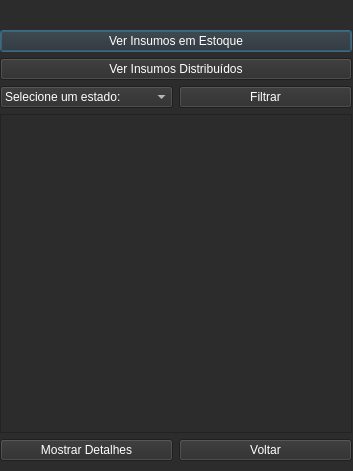
<?xml version="1.0" encoding="UTF-8"?>
<ui version="4.0">
 <class>JanelaConsulta</class>
 <widget class="QDialog" name="JanelaConsulta">
  <property name="geometry">
   <rect>
    <x>0</x>
    <y>0</y>
    <width>353</width>
    <height>471</height>
   </rect>
  </property>
  <property name="windowTitle">
   <string>Consulta de Insumos</string>
  </property>
  <property name="windowIcon">
   <iconset resource="Arquivo_de_Recursos.qrc">
    <normaloff>:/icones/icones/brasil.png</normaloff>:/icones/icones/brasil.png</iconset>
  </property>
  <property name="styleSheet">
   <string notr="true">background-color: rgb(44, 44, 44);
color: rgb(255, 255, 255);</string>
  </property>
  <widget class="QWidget" name="verticalLayoutWidget">
   <property name="geometry">
    <rect>
     <x>0</x>
     <y>10</y>
     <width>352</width>
     <height>451</height>
    </rect>
   </property>
   <layout class="QVBoxLayout" name="verticalLayout">
    <item>
     <widget class="QLabel" name="label_9">
      <property name="maximumSize">
       <size>
        <width>350</width>
        <height>75</height>
       </size>
      </property>
      <property name="text">
       <string/>
      </property>
      <property name="pixmap">
       <pixmap resource="Arquivo_de_Recursos.qrc">:/icones/icones/ms.png</pixmap>
      </property>
      <property name="scaledContents">
       <bool>true</bool>
      </property>
     </widget>
    </item>
    <item>
     <widget class="QPushButton" name="btnVerEstoque">
      <property name="text">
       <string>Ver Insumos em Estoque</string>
      </property>
     </widget>
    </item>
    <item>
     <widget class="QPushButton" name="btnVerDistribuidos">
      <property name="text">
       <string>Ver Insumos Distribuídos</string>
      </property>
     </widget>
    </item>
    <item>
     <layout class="QHBoxLayout" name="horizontalLayout">
      <item>
       <widget class="QComboBox" name="comboBox">
        <item>
         <property name="text">
          <string>Selecione um estado:</string>
         </property>
        </item>
        <item>
         <property name="text">
          <string>Acre</string>
         </property>
        </item>
        <item>
         <property name="text">
          <string>Alagoas</string>
         </property>
        </item>
        <item>
         <property name="text">
          <string>Amapá</string>
         </property>
        </item>
        <item>
         <property name="text">
          <string>Amazonas</string>
         </property>
        </item>
        <item>
         <property name="text">
          <string>Bahia</string>
         </property>
        </item>
        <item>
         <property name="text">
          <string>Ceará</string>
         </property>
        </item>
        <item>
         <property name="text">
          <string>Distrito Federal</string>
         </property>
        </item>
        <item>
         <property name="text">
          <string>Espírito Santo</string>
         </property>
        </item>
        <item>
         <property name="text">
          <string>Goiás</string>
         </property>
        </item>
        <item>
         <property name="text">
          <string>Maranhão</string>
         </property>
        </item>
        <item>
         <property name="text">
          <string>Mato Grosso</string>
         </property>
        </item>
        <item>
         <property name="text">
          <string>Mato Grosso do Sul</string>
         </property>
        </item>
        <item>
         <property name="text">
          <string>Minas Gerais</string>
         </property>
        </item>
        <item>
         <property name="text">
          <string>Pará</string>
         </property>
        </item>
        <item>
         <property name="text">
          <string>Paraíba</string>
         </property>
        </item>
        <item>
         <property name="text">
          <string>Paraná</string>
         </property>
        </item>
        <item>
         <property name="text">
          <string>Pernambuco</string>
         </property>
        </item>
        <item>
         <property name="text">
          <string>Piauí</string>
         </property>
        </item>
        <item>
         <property name="text">
          <string>Rio de Janeiro</string>
         </property>
        </item>
        <item>
         <property name="text">
          <string>Rio Grande do Norte</string>
         </property>
        </item>
        <item>
         <property name="text">
          <string>Rio Grande do Sul</string>
         </property>
        </item>
        <item>
         <property name="text">
          <string>Roraima</string>
         </property>
        </item>
        <item>
         <property name="text">
          <string>Rondônia</string>
         </property>
        </item>
        <item>
         <property name="text">
          <string>Santa Catarina</string>
         </property>
        </item>
        <item>
         <property name="text">
          <string>São Paulo</string>
         </property>
        </item>
        <item>
         <property name="text">
          <string>Sergipe</string>
         </property>
        </item>
        <item>
         <property name="text">
          <string>Tocantins</string>
         </property>
        </item>
       </widget>
      </item>
      <item>
       <widget class="QPushButton" name="btnFiltrar">
        <property name="text">
         <string>Filtrar</string>
        </property>
       </widget>
      </item>
     </layout>
    </item>
    <item>
     <widget class="QTextBrowser" name="textBrowser"/>
    </item>
    <item>
     <layout class="QHBoxLayout" name="horizontalLayout_2">
      <item>
       <widget class="QPushButton" name="btnDetalhes">
        <property name="text">
         <string>Mostrar Detalhes</string>
        </property>
       </widget>
      </item>
      <item>
       <widget class="QPushButton" name="btnVoltar">
        <property name="text">
         <string>Voltar</string>
        </property>
       </widget>
      </item>
     </layout>
    </item>
   </layout>
  </widget>
 </widget>
 <resources>
  <include location="Arquivo_de_Recursos.qrc"/>
 </resources>
 <connections/>
</ui>
